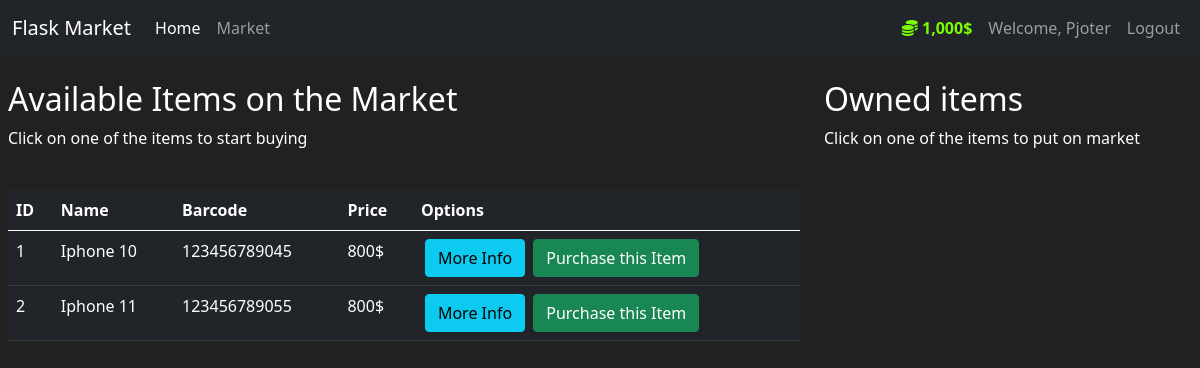
Before: /market (signed in) with the older database file.
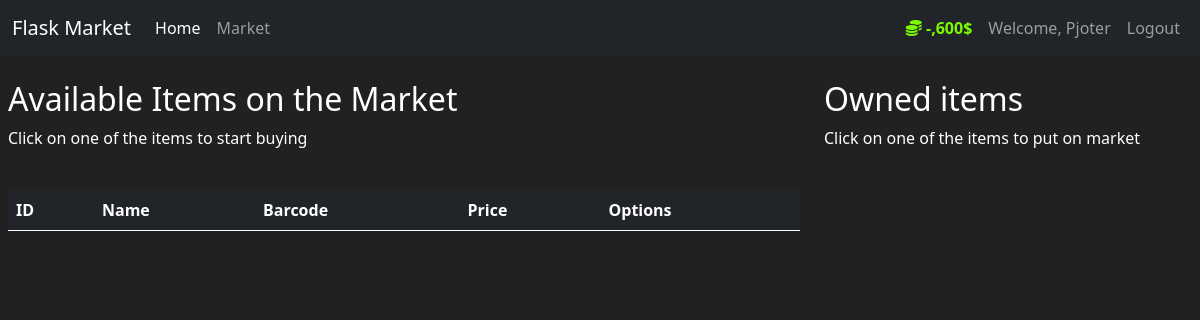
After: the same page with the newer database file.
### market/models.py (models this page shows, shortened)
class User(db.Model, UserMixin):
    id = db.Column(db.Integer(), primary_key=True)
    username = db.Column(db.String(length=30), unique=True, nullable=False)
    email_address = db.Column(db.String(length=50), unique=True, nullable=False)
    password_hash = db.Column(db.String(length=60), nullable=False)
    budget = db.Column(db.Integer(), nullable=False, default=1000)
    items = db.relationship('Item', backref='owned_user', lazy=True)   # Relationship with item, backref - access items through user and get which user owns specific item, lazy - grab all items at once
    @property
    def prettier_budget(self):
        if len(str(self.budget)) >= 4:
            return f'{str(self.budget)[:-3]},{str(self.budget)[-3:]}$'
        else:
            return f'{self.budget}$'
    @property
    def password(self):
        return self.password

class Item(db.Model):
    id = db.Column(db.Integer(), primary_key=True)
    name = db.Column(db.String(length=30), nullable=False, unique=True)
    price = db.Column(db.Integer(),nullable=False)
    barcode = db.Column(db.String(length=12), nullable=False, unique=True)
    description = db.Column(db.String(length=1024), nullable=False, unique=True)
    owner = db.Column(db.Integer(), db.ForeignKey('user.id'))

### market/routes.py (the view, shortened to what this page needs)
@app.route('/market', methods=['GET','POST'])
@login_required
def market_page():
    purchase_form = PurchaseItemForm()
    if request.method == 'GET':
        items = Item.query.filter_by(owner=None)    # Get all elements from table Item without owner
        return render_template('market.html', items=items, purchase_form=purchase_form) #Send data to html

### market/models.py (called while the page is built)
@login_manager.user_loader
def load_user(user_id):
    return User.query.get(int(user_id))

### market/templates/market.html (shortened to what this page needs)
{%  extends 'base.html' %}
{% block content %}
    <div class="row">
        <div class="col-8 mt-4">
            <div class="ms-2">
                <h2>Available Items on the Market</h2>
                <p>Click on one of the items to start buying</p>
            </div>
            <br>
            <table class="table table-hover table-dark ms-2">
                <thead>
                    <tr>
                        <th scope="col">ID</th>
                        <th scope="col">Name</th>
                        <th scope="col">Barcode</th>
                        <th scope="col">Price</th>
                        <th scope="col">Options</th>
                    </tr>
                </thead>
                <tbody>
                    {% for item in items %}
                        <tr>
                            <td>{{ item.id }}</td>
                            <td>{{ item.name }}</td>
                            <td>{{ item.barcode }}</td>
                            <td>{{ item.price }}$</td>
                            <td>
                                <button class="btn btn-outline btn-info ms-1" data-bs-toggle="modal" data-bs-target="#Modal-MoreInfo-{{ item.id }}">More Info</button>
                                <button class="btn btn-outline btn-success ms-1" data-bs-toggle="modal" data-bs-target="#Modal-BuyItem-{{ item.id }}">Purchase this Item</button>
                            </td>
                        </tr>
                    {% endfor %}
                </tbody>
            </table>
        </div>
        <div class="col-4 mt-4">
            <div class="ms-2 me-2">
                <h2>Owned items</h2>
                <p>Click on one of the items to put on market</p>
            </div>
        </div>
    </div>
{% endblock %}

### market/templates/base.html (shortened to what this page needs)
<!doctype html>
<html lang="en">
  <head>
    <link href="https://cdn.jsdelivr.net/npm/bootstrap@5.0.2/dist/css/bootstrap.min.css" rel="stylesheet">
    <link rel="stylesheet" href="https://cdn.jsdelivr.net/npm/bootstrap-icons@1.9.1/font/bootstrap-icons.css">
  </head>
  <body>
    <nav class="navbar navbar-expand-md navbar-dark bg-dark">
        <div class="container-fluid">
            <a class="navbar-brand" href="{{ url_for('home_page') }}">Flask Market</a>
          <div class="collapse navbar-collapse" id="navbarNav">
            <ul class="navbar-nav mr-auto">
                <li class="nav-item">
                    <a class="nav-link active" aria-current="page" href="{{ url_for('home_page') }}">Home</a>
                </li>
                <li class="nav-item">
                    <a class="nav-link" href="{{ url_for('market_page') }}">Market</a>
                </li>
            </ul>
              {% if current_user.is_authenticated %}
                  <ul class="navbar-nav ms-auto">
                        <li class="nav-item">
                            <a class="nav-link" style="color: lawngreen; font-weight: bold">
                                <i class="fa-solid fa-coins"></i> {{ current_user.prettier_budget }}
                            </a>
                        </li>
                        <li class="nav-item">
                            <a class="nav-link">Welcome, {{ current_user.username }}</a>
                        </li>
                        <li class="nav-item">
                            <a class="nav-link" href="{{ url_for('logout_page') }}">Logout</a>
                        </li>
                  </ul>
              {% endif %}
          </div>
        </div>
    </nav>
    {% block content %}
    {% endblock %}
  </body>
</html>

### market/templates/base.html (style rules this page uses)
body { background-color: #212121; color: white }

Changed rows visible on the page:
no longer on this page (row edited): Item: id "1", name "Iphone 10", barcode "123456789045", price "800"
no longer on this page (row edited): Item: id "2", name "Iphone 11", barcode "123456789055", price "800"
changed User "Pjoter": prettier_budget "1,000$" → "-,600$"
